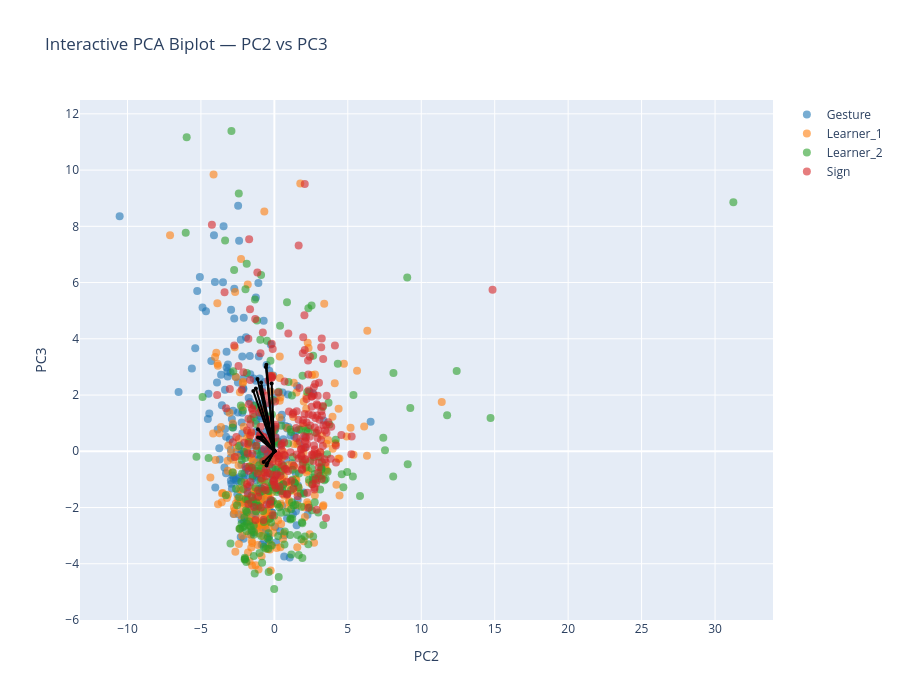

Write notebook code for a chart like this one.
### Markdown cell above
### Biplot PC2-PC3

### Code cell
pcs_to_plot = [2, 3]  # PC1–PC2

sig_features_GS = (
    df_sig_vars_GS[
        (df_sig_vars_GS["sig_loading"]) &
        (df_sig_vars_GS["PC"].isin(pcs_to_plot))
    ]["feature"]
    .unique()
)

feature_names = df_clean.columns[:-1]
selected_vars = [feature_names.get_loc(f) for f in sig_features_GS if f in feature_names]

arrow_strength = (
    df_sig_vars_GS[df_sig_vars_GS["PC"].isin([pcs_to_plot])]
    .groupby("feature")["index_loading"]
    .mean()
    .to_dict()
)

interactive_PCA_biplot(
    score=x_new_GS, 
    coeff=loadings_GS, 
    labels=feature_names, 
    y=y, 
    selected_vars=selected_vars, 
    pc_x=pcs_to_plot[0], pc_y=pcs_to_plot[1],
    show_labels=False,
    le=le,
    arrow_strength=arrow_strength
)

# static plot
static_PCA_biplot(
    score=x_new_GS, 
    coeff=loadings_GS, 
    labels=feature_names, 
    y=y, 
    selected_vars=selected_vars, 
    pc_x=pcs_to_plot[0], pc_y=pcs_to_plot[1],
    show_labels=False,
    arrow_strength=arrow_strength,
    le=le,
    save_path=os.path.join(curfolder, "Plots", "PCA_GS_all_PC2_3_biplot.png")
)

### Figure 1 — Plotly figure (JSON) as saved in the notebook; plotly's stock layout.template omitted (floating-point values rounded to 4 significant figures; data arrays with more than 128 entries replaced by an {"elided": "..."} marker saying what was removed)
{"data": [{"hoverinfo": "text", "marker": {"color": "#1f77b4", "opacity": 0.6, "size": 8}, "mode": "markers", "name": "Gesture", "showlegend": true, "text": {"elided": "250 str values"}, "type": "scatter", "x": {"elided": "250 float values"}, "y": {"elided": "250 float values"}}, {"hoverinfo": "text", "marker": {"color": "#ff7f0e", "opacity": 0.6, "size": 8}, "mode": "markers", "name": "Learner_1", "showlegend": true, "text": {"elided": "249 str values"}, "type": "scatter", "x": {"elided": "249 float values"}, "y": {"elided": "249 float values"}}, {"hoverinfo": "text", "marker": {"color": "#2ca02c", "opacity": 0.6, "size": 8}, "mode": "markers", "name": "Learner_2", "showlegend": true, "text": {"elided": "247 str values"}, "type": "scatter", "x": {"elided": "247 float values"}, "y": {"elided": "247 float values"}}, {"hoverinfo": "text", "marker": {"color": "#d62728", "opacity": 0.6, "size": 8}, "mode": "markers", "name": "Sign", "showlegend": true, "text": {"elided": "243 str values"}, "type": "scatter", "x": {"elided": "243 float values"}, "y": {"elided": "243 float values"}}, {"hoverinfo": "text", "hovertext": "fine__handshape__fingertip_spread_mean", "line": {"color": "black"}, "marker": {"size": 4}, "mode": "lines+markers", "showlegend": false, "textposition": "top center", "type": "scatter", "x": [0, -1.15], "y": [0, 2.574]}, {"hoverinfo": "text", "hovertext": "fine__variability__fingertip_spread_std", "line": {"color": "black"}, "marker": {"size": 4}, "mode": "lines+markers", "showlegend": false, "textposition": "top center", "type": "scatter", "x": [0, -0.9918], "y": [0, 0.4793]}, {"hoverinfo": "text", "hovertext": "fine__handshape__thumb_index_mean", "line": {"color": "black"}, "marker": {"size": 4}, "mode": "lines+markers", "showlegend": false, "textposition": "top center", "type": "scatter", "x": [0, -0.9082], "y": [0, 0.4893]}, {"hoverinfo": "text", "hovertext": "fine__variability__thumb_index_std", "line": {"color": "black"}, "marker": {"size": 4}, "mode": "lines+markers", "showlegend": false, "textposition": "top center", "type": "scatter", "x": [0, -0.4924], "y": [0, -0.4232]}, {"hoverinfo": "text", "hovertext": "fine__handshape__mcp_tip_mean", "line": {"color": "black"}, "marker": {"size": 4}, "mode": "lines+markers", "showlegend": false, "textposition": "top center", "type": "scatter", "x": [0, -0.9038], "y": [0, 2.444]}, {"hoverinfo": "text", "hovertext": "fine__variability__mcp_tip_std", "line": {"color": "black"}, "marker": {"size": 4}, "mode": "lines+markers", "showlegend": false, "textposition": "top center", "type": "scatter", "x": [0, -0.5748], "y": [0, 3.002]}, {"hoverinfo": "text", "hovertext": "fine__handshape__thumb_opposition_mean", "line": {"color": "black"}, "marker": {"size": 4}, "mode": "lines+markers", "showlegend": false, "textposition": "top center", "type": "scatter", "x": [0, -0.532], "y": [0, -0.5032]}, {"hoverinfo": "text", "hovertext": "fine__variability__thumb_opposition_std", "line": {"color": "black"}, "marker": {"size": 4}, "mode": "lines+markers", "showlegend": false, "textposition": "top center", "type": "scatter", "x": [0, -1.257], "y": [0, 2.231]}, {"hoverinfo": "text", "hovertext": "fine__handshape__handshape_size_mean", "line": {"color": "black"}, "marker": {"size": 4}, "mode": "lines+markers", "showlegend": false, "textposition": "top center", "type": "scatter", "x": [0, -1.115], "y": [0, 0.4905]}, {"hoverinfo": "text", "hovertext": "fine__variability__handshape_size_std", "line": {"color": "black"}, "marker": {"size": 4}, "mode": "lines+markers", "showlegend": false, "textposition": "top center", "type": "scatter", "x": [0, -1.122], "y": [0, 0.7878]}, {"hoverinfo": "text", "hovertext": "fine__variability__handshape_variability", "line": {"color": "black"}, "marker": {"size": 4}, "mode": "lines+markers", "showlegend": false, "textposition": "top center", "type": "scatter", "x": [0, -0.7302], "y": [0, -0.3832]}, {"hoverinfo": "text", "hovertext": "fine__magnitude__flexion_speed_mean", "line": {"color": "black"}, "marker": {"size": 4}, "mode": "lines+markers", "showlegend": false, "textposition": "top center", "type": "scatter", "x": [0, -0.922], "y": [0, 2.299]}, {"hoverinfo": "text", "hovertext": "fine__variability__flexion_speed_std", "line": {"color": "black"}, "marker": {"size": 4}, "mode": "lines+markers", "showlegend": false, "textposition": "top center", "type": "scatter", "x": [0, -0.5453], "y": [0, 3.077]}, {"hoverinfo": "text", "hovertext": "fine__smoothness__flexion_intermittency", "line": {"color": "black"}, "marker": {"size": 4}, "mode": "lines+markers", "showlegend": false, "textposition": "top center", "type": "scatter", "x": [0, -0.9456], "y": [0, 0.4827]}, {"hoverinfo": "text", "hovertext": "fine__coordination__finger_independence", "line": {"color": "black"}, "marker": {"size": 4}, "mode": "lines+markers", "showlegend": false, "textposition": "top center", "type": "scatter", "x": [0, -1.434], "y": [0, 2.14]}, {"hoverinfo": "text", "hovertext": "fine__variability__flexion_entropy", "line": {"color": "black"}, "marker": {"size": 4}, "mode": "lines+markers", "showlegend": false, "textposition": "top center", "type": "scatter", "x": [0, -0.1822], "y": [0, 2.414]}], "layout": {"height": 700, "hovermode": "closest", "title": {"text": "Interactive PCA Biplot — PC2 vs PC3"}, "width": 900, "xaxis": {"title": {"text": "PC2"}}, "yaxis": {"title": {"text": "PC3"}}}}
